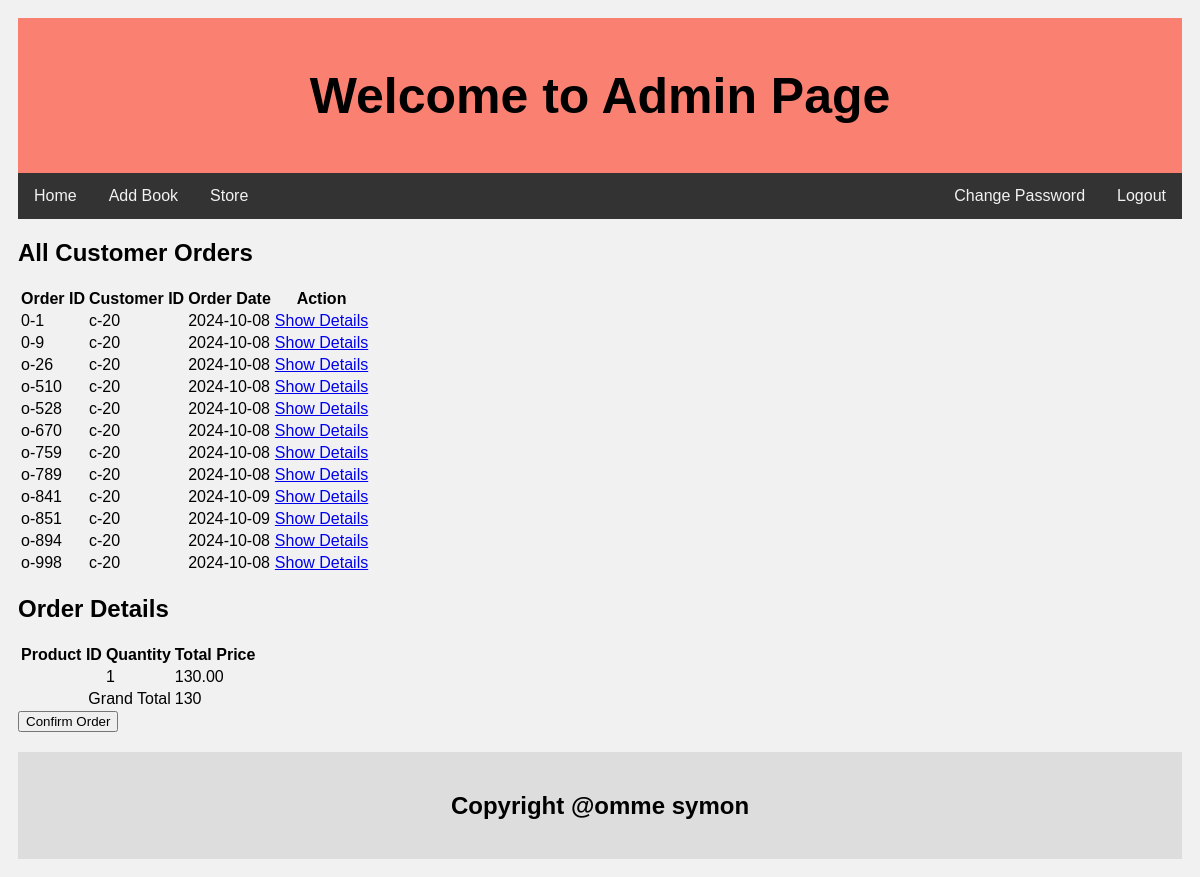
The app's page /admin/corder.php?action=show&id=o-26 (signed in) with its own data.
### tables this page shows
CREATE TABLE `customer_order` (
  `order_id` varchar(20) NOT NULL,
  `customer_id` varchar(10) DEFAULT NULL,
  `order_date` date DEFAULT NULL,
  `status` int(11) DEFAULT NULL
);

CREATE TABLE `orderline` (
  `order_id` varchar(20) DEFAULT NULL,
  `p_id` int(11) DEFAULT NULL,
  `quantity` int(11) DEFAULT NULL,
  `total` decimal(10,2) DEFAULT NULL,
  `product_id` int(11) DEFAULT NULL
);

### admin/corder.php (the view, shortened to what this page needs)
<!DOCTYPE html>
<html>
<head>
</head>
<body>
<div class="header">
    <h1>Welcome to Admin Page</h1>
</div>
<div class="topnav">
    <a href="home.php">Home</a>
    <a href="addbook.php">Add Book</a>
    <a href="store.php">Store</a>
    <a href="?sign=out" style="float:right">Logout</a>
    <a href="#" style="float:right">Change Password</a>
</div>
<div class="container">
    <h2>All Customer Orders</h2>
    <?php
    include("../connection.php");
    $sql = "SELECT * FROM customer_order WHERE status = 0";
    $r = mysqli_query($con, $sql);
    echo "<table id='customers'>";
    echo "<tr>
        <th>Order ID</th>
        <th>Customer ID</th>
        <th>Order Date</th>
        <th>Action</th>
    </tr>";
    while ($row = mysqli_fetch_array($r)) {
        $oid = $row['order_id'];
        $cid = $row['customer_id'];
        $odate = $row['order_date'];
        echo "<tr>
            <td>$oid</td>
            <td>$cid</td>
            <td>$odate</td>
            <td><a href='corder.php?action=show&id=$oid'>Show Details</a></td>
        </tr>";
    }
    echo "</table>";
    ?>
    <?php
    if (isset($_GET['action']) && $_GET['action'] == 'show') {
        $oid = $_GET['id'];
        $sql = "SELECT * FROM orderline WHERE order_id='$oid'";
        $r = mysqli_query($con, $sql);
        echo "<h2>Order Details</h2>";
        echo "<table id='customers'>
        <tr>
            <th>Product ID</th>
            <th>Quantity</th>
            <th>Total Price</th>
        </tr>";
        $gtotal = 0;
        while ($row = mysqli_fetch_array($r)) {
            $pid = $row['p_id'];
            $q = $row['quantity'];
            $total = $row['total'];
            echo "<tr>
                <td>$pid</td>
                <td>$q</td>
                <td>$total</td>
            </tr>";
            $gtotal += $total;
        }
        echo "<tr><td colspan='2' align='right'>Grand Total</td><td>$gtotal</td></tr>";
        echo "</table>";
    }
    ?>
</div>
<form action='corder.php' method='post'>
    <div class="row">
        <input type="submit" value="Confirm Order" name="corder">
    </div>
</form>
<div class="footer">
    <h2>Copyright @omme symon</h2>
</div>
</body>
</html>

### admin/corder.php (style rules this page uses)
* { box-sizing: border-box; }
body { font-family: Arial; padding: 10px; background: #f1f1f1; }
.header { padding: 15px; text-align: center; background: salmon; }
.header h1 { font-size: 50px; }
.topnav { overflow: hidden; background-color: #333; }
.topnav a { float: left; display: block; color: #f2f2f2; text-align: center; padding: 14px 16px; text-decoration: none; }
.footer { padding: 20px; text-align: center; background: #ddd; margin-top: 20px; }

### records on screen
customer_order: order_id "0-1", customer "c-20", order_date "2024-10-08"
customer_order: order_id "0-9", customer "c-20", order_date "2024-10-08"
customer_order: order_id "o-26", customer "c-20", order_date "2024-10-08"
customer_order: order_id "o-510", customer "c-20", order_date "2024-10-08"
customer_order: order_id "o-528", customer "c-20", order_date "2024-10-08"
customer_order: order_id "o-670", customer "c-20", order_date "2024-10-08"
customer_order: order_id "o-759", customer "c-20", order_date "2024-10-08"
customer_order: order_id "o-789", customer "c-20", order_date "2024-10-08"
customer_order: order_id "o-841", customer "c-20", order_date "2024-10-09"
customer_order: order_id "o-851", customer "c-20", order_date "2024-10-09"
customer_order: order_id "o-894", customer "c-20", order_date "2024-10-08"
customer_order: order_id "o-998", customer "c-20", order_date "2024-10-08"
orderline: quantity "1", total "130.00"

### other values on screen
$gtotal "130"
